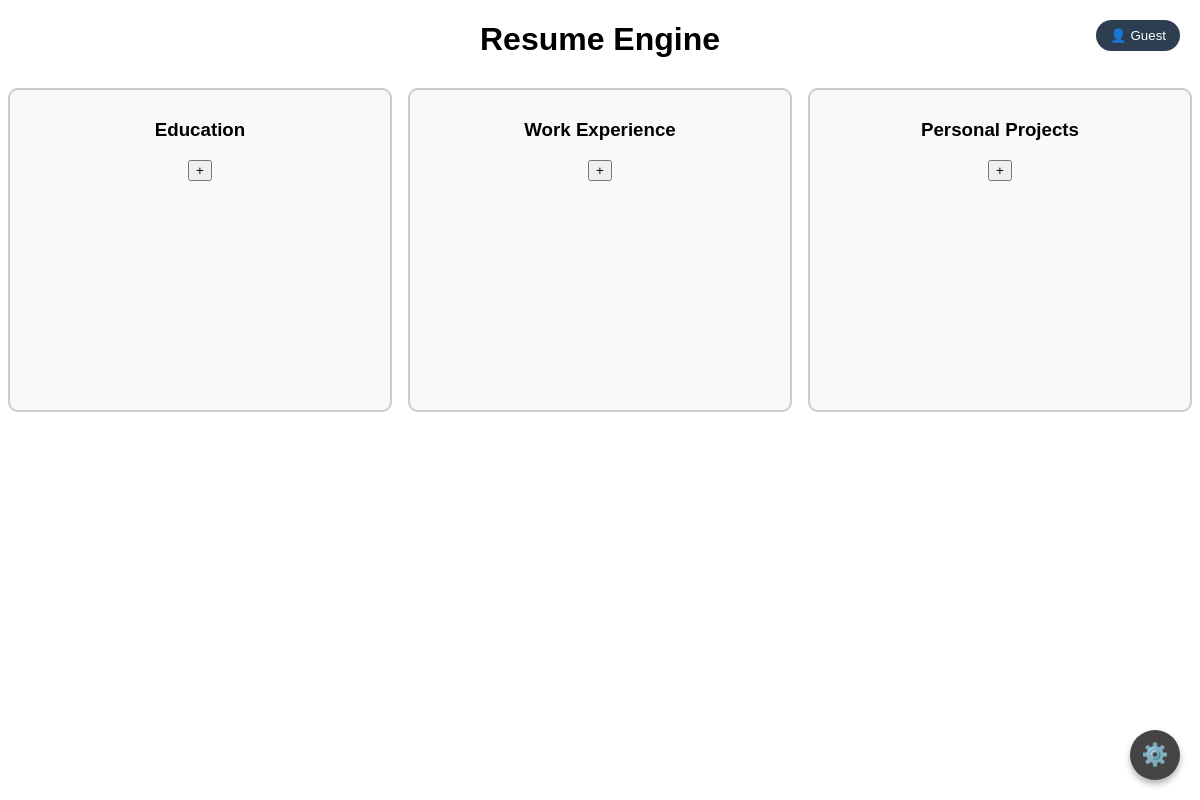
The page /resumeEngine/ on the database as committed earlier.
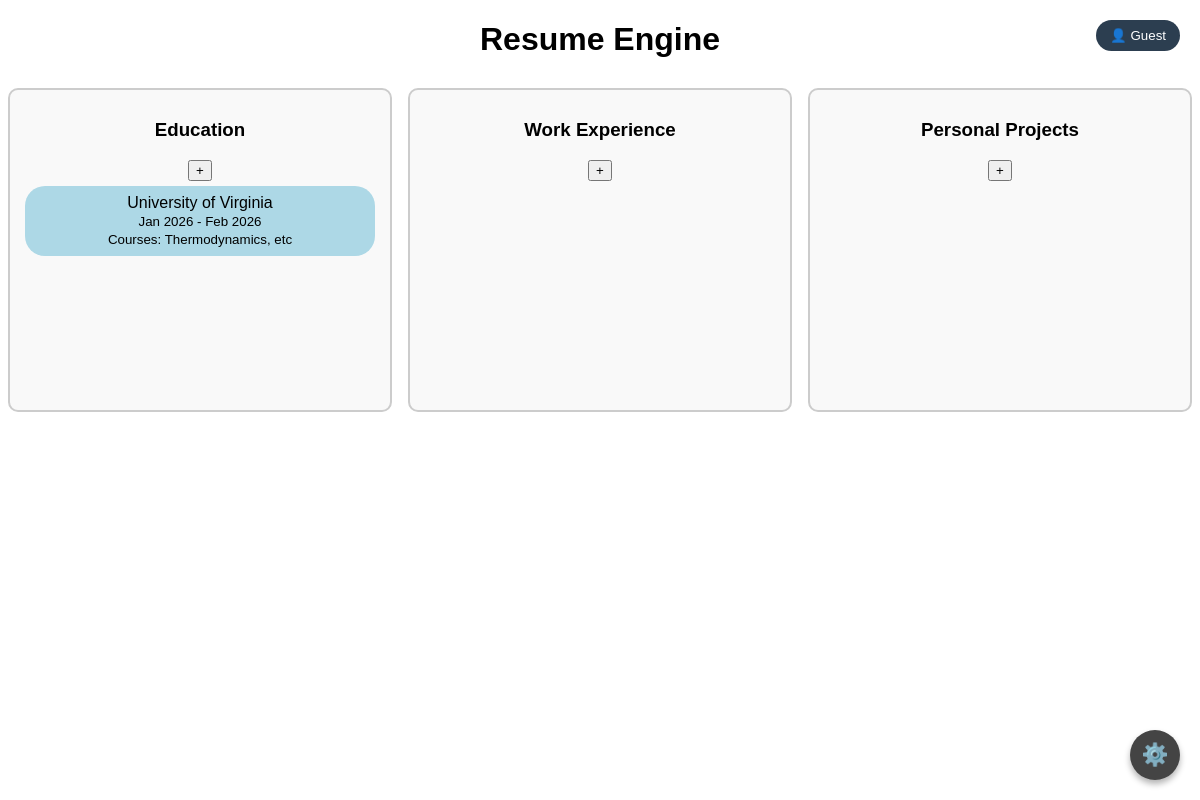
The same page on the database as committed later.
### lanes/models.py (models this page shows, shortened)
class Lane(models.Model):
    user = models.ForeignKey(User, on_delete=models.CASCADE, related_name="lanes", null=True)
    name = models.CharField(max_length=100)

class Entry(models.Model):
    user = models.ForeignKey(User, on_delete=models.CASCADE, related_name="entries", null=True)
    name = models.CharField(max_length=100)
    lane = models.ForeignKey(Lane, on_delete=models.CASCADE, related_name="entries")
    details = models.JSONField(default=dict, blank=True)
    def get_detail(self, key):
        return self.details.get(key, "")

### lanes/views.py (the view, shortened to what this page needs)
# urls.py: path("resumeEngine/", views.resume_engine, name="resume_engine"),
def resume_engine(request):
    if request.user.is_authenticated:
        current_user = request.user
    else:
        current_user = User.objects.get(username="Guest")
    if Lane.objects.filter(user=current_user).count() == 0:
        default_lanes = ["Education", "Work Experience", "Personal Projects"]
        for name in default_lanes:
            Lane.objects.create(user=current_user, name=name)
    def sort_key(entry):
        end = entry.get_detail("end_date") if entry.get_detail("end_date") and entry.get_detail("end_date") != "Present" else "9999-12"
        start = entry.get_detail("start_date") if entry.get_detail("start_date") else "0000-00"
        return (end, start)
    lanes = Lane.objects.filter(user=current_user).prefetch_related("entries")
    for lane in lanes:
        lane.sorted_entries = sorted(lane.entries.all(), key=sort_key, reverse=True)
        for entry in lane.sorted_entries:
            entry.details_json = json.dumps(entry.details or {})
    return render(request, "resumeEngine.html", {
        "lanes": lanes,
        "current_user": current_user
    })

### lanes/templatetags/monthyear.py (called while the page is built)
@register.filter
def monthyear(value):
    if not value:
        return ""
    try:
        date_obj = datetime.datetime.strptime(value, "%Y-%m")
        return date_obj.strftime("%b %Y")
    except ValueError:
        return value

### lanes/templates/resumeEngine.html (shortened to what this page needs)
{% extends "base.html" %}
{% load monthyear %}
{% block content %}
<button id="settingsBtn" onclick="openSettings()">⚙️</button>
<h1>Resume Engine</h1>
<div class="lanes">
    {% for lane in lanes %}
    <div class="lane">
        <h3>{{ lane.name }}</h3>
        <button onclick="addEntry('{{ lane.name }}', '{{ lane.id }}')">+</button>
        {% for entry in lane.sorted_entries %}
        <div class="bubble"
            data-id="{{ entry.id }}"
            data-name="{{ entry.name }}"
            data-lane="{{ lane.name }}"
            data-laneid="{{ lane.id }}"
            data-details='{{ entry.details_json|safe }}'
            onclick="editEntry(this)">
            {{ entry.name }}<br>
            {% if entry.details.start_date %}
                <small>
                {{ entry.details.start_date|monthyear }} -
                {% if entry.details.end_date == "Present" %}
                    Present
                {% elif entry.details.end_date %}
                    {{ entry.details.end_date|monthyear }}
                {% endif %}
                </small><br>
            {% endif %}
            {% for key, value in entry.details.items %}
                {% if key != "start_date" and key != "end_date" and value %}
                    <small>{{ key }}: {{ value }}</small><br>
                {% endif %}
            {% endfor %}
        </div>
        {% endfor %}
    </div>
    {% endfor %}
</div>
{% endblock %}

### lanes/templates/base.html (shortened to what this page needs)
{% load monthyear %}
<!DOCTYPE html>
<html>
<head>
</head>
<body>
<button id="userBtn" onclick="openUserModal()">
    👤 {{ current_user.username|default:"Guest" }}
</button>
{% block content %}{% endblock %}
</body>
</html>

Rows that differ between the two databases and show on the page:
added Entry: name "University of Virginia", details.start_date|monthyear "Jan 2026", details.end_date|monthyear "Feb 2026", details "Courses", details "Thermodynamics, etc", shown under Lane "Education"
